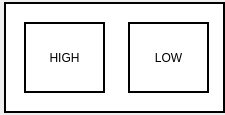
<?xml version="1.0" encoding="UTF-8"?>
<ui version="4.0">
 <class>Direction</class>
 <widget class="QWidget" name="Direction">
  <property name="geometry">
   <rect>
    <x>0</x>
    <y>0</y>
    <width>225</width>
    <height>115</height>
   </rect>
  </property>
  <property name="windowTitle">
   <string>Form</string>
  </property>
  <widget class="QGroupBox" name="groupBox">
   <property name="geometry">
    <rect>
     <x>4</x>
     <y>2</y>
     <width>221</width>
     <height>111</height>
    </rect>
   </property>
   <property name="styleSheet">
    <string notr="true">background-color: rgb(255, 255, 255);
border-color: rgb(0, 0, 0);
border : 2px solid</string>
   </property>
   <property name="title">
    <string/>
   </property>
   <widget class="QPushButton" name="HIGH">
    <property name="geometry">
     <rect>
      <x>20</x>
      <y>20</y>
      <width>81</width>
      <height>71</height>
     </rect>
    </property>
    <property name="text">
     <string>HIGH</string>
    </property>
   </widget>
   <widget class="QPushButton" name="LOW">
    <property name="geometry">
     <rect>
      <x>124</x>
      <y>20</y>
      <width>81</width>
      <height>71</height>
     </rect>
    </property>
    <property name="text">
     <string>LOW</string>
    </property>
   </widget>
   <zorder>LOW</zorder>
   <zorder>HIGH</zorder>
  </widget>
 </widget>
 <resources/>
 <connections/>
</ui>
